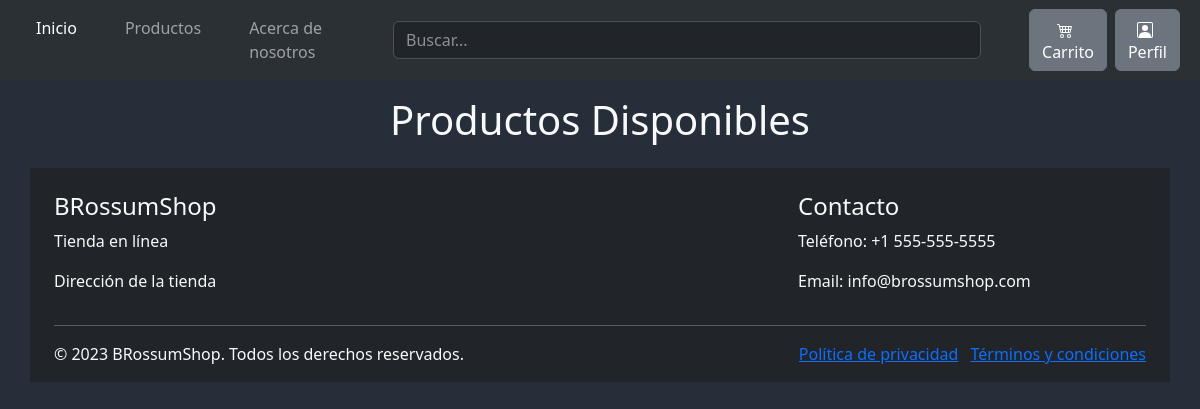
Before: /producto/ with the older database file.
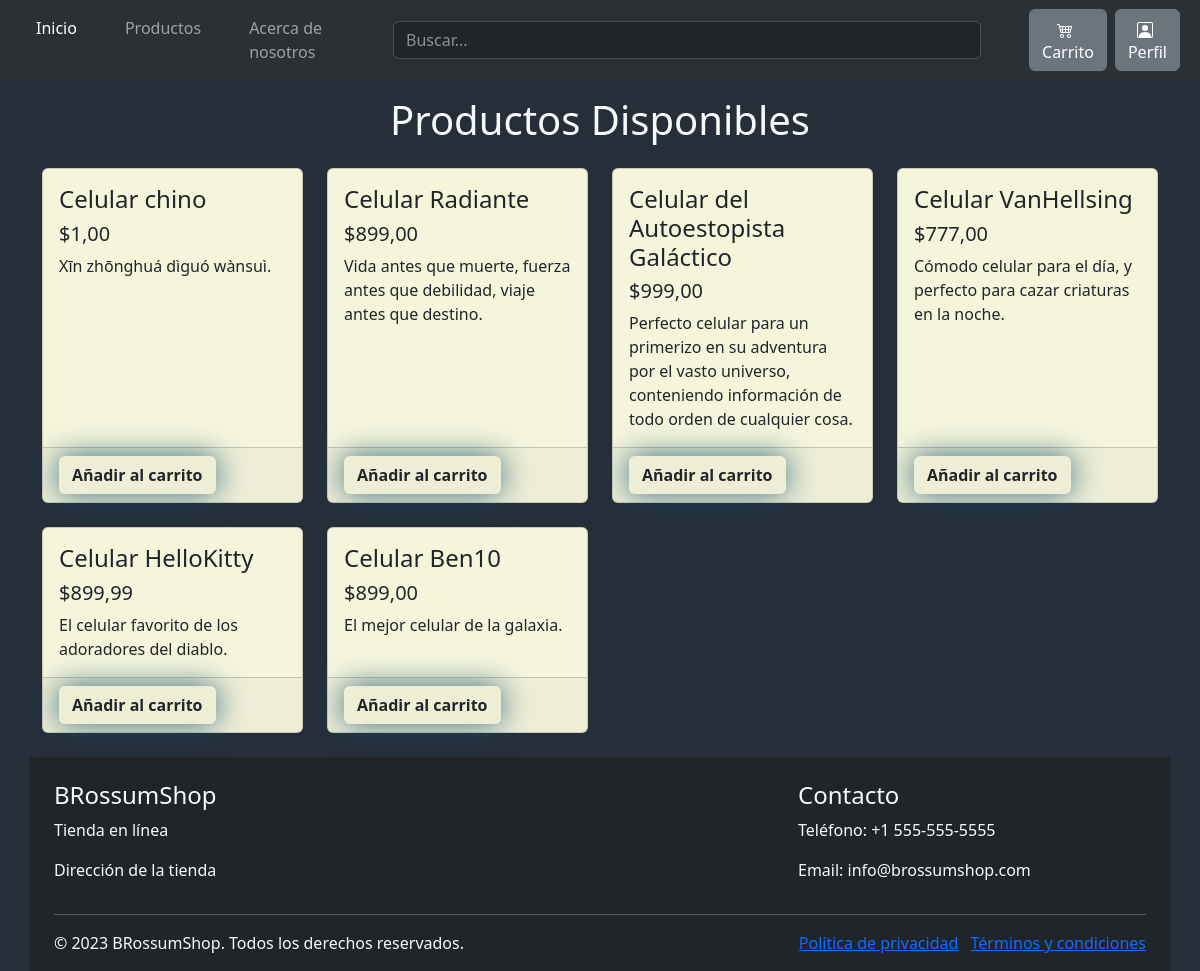
After: the same page with the newer database file.
### tienda/models.py (models this page shows, shortened)
class Producto(models.Model):
    nombre = models.CharField(max_length=200, null=False, verbose_name='Nombre')
    imagen = models.CharField(max_length=500, null=False, verbose_name='Imagen')
    precio = models.DecimalField( null=False, max_digits=10, decimal_places=2, verbose_name='Precio' )
    descripcion = models.CharField(max_length=1000, default='Descripción predeterminada', verbose_name='Descripcion')
    stock = models.IntegerField(null=False, verbose_name='Stock')

### tienda/views.py (the view)
# urls.py: path('producto/', views.producto, name="producto"),
def producto(request):
    product = Producto.objects.all()
    context = {"product": product}
    return render(request, 'tienda/producto.html', context)

### tienda/templates/tienda/producto.html (shortened to what this page needs)
{% extends 'tienda/base.html' %}
{% load static %}
{% block css %}
<link rel="stylesheet" href="{% static 'tienda/'%}css/style_producto.css" />
{% endblock css %}
{% block contenido %}
<div class="container mt-4">
  <h1 class="text-center text-light pt-5">Productos Disponibles</h1>
  <div class="row mt-4">
    {% for p in product %}
    <div class="col-lg-3 col-md-6 mb-4">
      <div class="card h-100">
        <div class="card-body">
          <h4 class="card-title">{{p.nombre}}</h4>
          <h5>${{p.precio}}</h5>
          <p class="card-text">{{p.descripcion}}.</p>
        </div>
        <div class="card-footer">
          <a href="{% url 'agregar_carrito' p.id %}" class="btn btn-block Agregar">Añadir al carrito</a>
        </div>
      </div>
    </div>
    {% endfor %}
    {% endblock contenido %}

### tienda/templates/tienda/base.html (shortened to what this page needs)
<!doctype html>
<html lang="en">
<head>
    {% load static %}
    {% block css %}
    {% endblock css %}
    <link href="https://cdn.jsdelivr.net/npm/bootstrap@5.3.0/dist/css/bootstrap.min.css" rel="stylesheet"
>
</head>
<body id="bo">
    <nav class="navbar navbar-expand-lg bg-body-tertiary fixed-top" data-bs-theme="dark">
        <div class="container-fluid">
            <div class="offcanvas offcanvas-start" tabindex="-1" id="offcanvasNavbar"
                aria-labelledby="offcanvasNavbarLabel">
                <div class="offcanvas-body">
                    <ul class="navbar-nav justify-content-start flex-grow-1 pe-3">
                        <li class="nav-item px-3">
                            <a class="nav-link active" aria-current="page" href="{% url 'index' %}">Inicio</a>
                        </li>
                        <li class="nav-item px-3">
                            <a class="nav-link" href="{% url 'producto' %}">Productos</a>
                        </li>
                        <li class="nav-item px-3">
                            <a class="nav-link" href="{% url 'acercade' %}">Acerca de nosotros</a>
                        </li>
                    </ul>
                </div>
            </div>
            <form class="col-6 me-md-5" role="search">
                <input type="search" class="form-control form-control-dark" placeholder="Buscar..." aria-label="Buscar">
            </form>
            <a href="{% url 'carrito' %}">
                <button type="button" class="btn btn-secondary me-md-2">
                    <p class=" d-none d-sm-block">Carrito</p>
                </button>
            </a>
            {% if request.user.is_authenticated %}
                <a href="{% url 'perfil' %}">
                    <button type="button" class="btn btn-secondary me-md-2">
                        <svg xmlns="http://www.w3.org/2000/svg" width="16" height="16" fill="currentColor"
                            class="bi bi-person-square" viewBox="0 0 16 16">
                            <path d="M11 6a3 3 0 1 1-6 0 3 3 0 0 1 6 0z" />
                            <path
                                d="M2 0a2 2 0 0 0-2 2v12a2 2 0 0 0 2 2h12a2 2 0 0 0 2-2V2a2 2 0 0 0-2-2H2zm12 1a1 1 0 0 1 1 1v12a1 1 0 0 1-1 1v-1c0-1-1-4-6-4s-6 3-6 4v1a1 1 0 0 1-1-1V2a1 1 0 0 1 1-1h12z" />
                        </svg>
                        <p class=" d-none d-sm-block">{{user.username}}</p>
                    </button>
                </a>
                <button type="button" class="btn btn-danger"><a href="{% url 'exit' %}">Cerrar Sesion</a></button>
            {% else  %}
                <a href="{% url 'login' %}">
                    <button type="button" class="btn btn-secondary me-md-2">
                        <p class=" d-none d-sm-block">Perfil</p>
                    </button>
                </a>
            {% endif %}
        </div>
    </nav>
    <br>
    {% block contenido %}
    {% endblock %}
    <footer class="bg-dark text-light">
        <div class="container">
            <div class="row">
                <div class="col-md-4 mt-4">
                    <h4>BRossumShop</h4>
                    <p>Tienda en línea</p>
                    <p>Dirección de la tienda</p>
                </div>
                <div class="col-md-4 mt-4">
                </div>
                <div class="col-md-4 mt-4">
                    <h4>Contacto</h4>
                    <p>Teléfono: +1 555-555-5555</p>
                    <p>Email: info@brossumshop.com</p>
                </div>
            </div>
            <hr>
            <div class="row">
                <div class="col-sm-6">
                    <p>&copy; 2023 BRossumShop. Todos los derechos reservados.</p>
                </div>
                <div class="col-sm-6 text-end">
                    <ul class="list-inline">
                        <li class="list-inline-item"><a href="#">Política de privacidad</a></li>
                        <li class="list-inline-item"><a href="#">Términos y condiciones</a></li>
                    </ul>
                </div>
            </div>
        </div>
    </footer>
</body>
</html>

### tienda/static/tienda/css/style_producto.css (style rules this page uses)
body { background: #262e3a !important; }
.btn { display: flex; align-items: center; }
.btn svg { margin-right: 5px; }
.btn p { margin: 0; }
div.card { background-color: beige; }
.Agregar { background: #048ce7; padding: 10px; font-size: 16px; font-weight: 700!important; color: white; box-shadow: 0 0 30px rgba(23, 85, 114, 0.836); transition: 0.5s ease-in; }

Changed rows visible on the page:
added Producto: nombre "Celular chino", precio "1,00", descripcion "Xīn zhōnghuá dìguó wànsuì"
added Producto: nombre "Celular Radiante", precio "899,00", descripcion "Vida antes que muerte, fuerza antes que debilidad, viaje antes que destino"
added Producto: nombre "Celular del Autoestopista Galáctico", precio "999,00", descripcion "Perfecto celular para un primerizo en su adventura por el vasto universo, conteniendo información de todo orden de cualquier cosa"
added Producto: nombre "Celular VanHellsing", precio "777,00", descripcion "Cómodo celular para el día, y perfecto para cazar criaturas en la noche"
added Producto: nombre "Celular HelloKitty", precio "899,99", descripcion "El celular favorito de los adoradores del diablo"
added Producto: nombre "Celular Ben10", precio "899,00", descripcion "El mejor celular de la galaxia"
